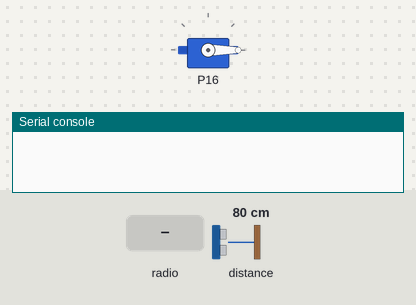
The program below on a simulated BBC micro:bit (MakeCode). Parts: servo, the last lines printed to the serial console. The test bench sets the inputs (shaded band); at power-on: distance to the obstacle 80 cm. No radio messages arrive unless stated (any console line starting 'radio sent:' is added by the test bench).

Above: at 1.2 s.
1.3 s: radio message "snimaj" arrives
At 1.49 s:
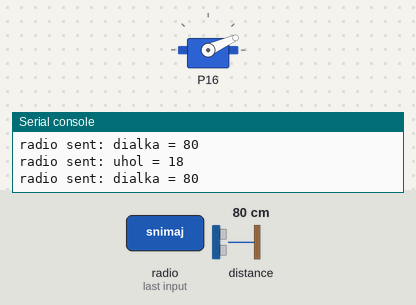
At 3.0 s:
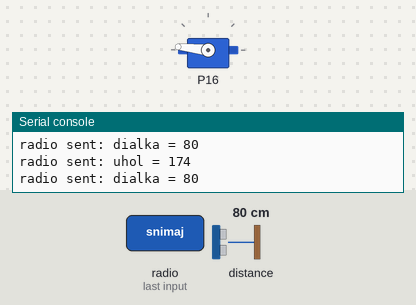
Timing chart, 0 to 4.7 s (numbered marks = the images above; inputs shaded):
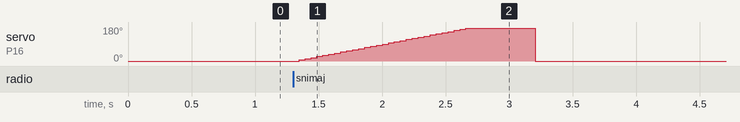

Measured:
- after the input at 1.3 s, servo on P16: rises from 0° to 174° in 1.3 s, then falls to 0° in 0.55 s

The program:

main.ts
```typescript
radio.onReceivedString(function (receivedString) {
    if (receivedString == "snimaj") {
        for (let index = 0; index < pocet_merani; index++) {
            pins.servoWritePin(AnalogPin.P16, uhol)
            basic.pause(20)
            radio.sendValue("uhol", uhol)
            basic.pause(20)
            radio.sendValue("dialka", sonar.ping(
            DigitalPin.P14,
            DigitalPin.P15,
            PingUnit.Centimeters
            ))
            uhol += 180 / pocet_merani
        }
        basic.pause(500)
        uhol = 0
        pins.servoWritePin(AnalogPin.P16, uhol)
    }
})
let pocet_merani = 0
let uhol = 0
radio.setGroup(1)
uhol = 0
pins.servoWritePin(AnalogPin.P16, uhol)
let dialka = 0
pocet_merani = 30
```

test.ts
```typescript
// sem patria testy; keď sa tento balík použije ako rozšírenie, nebudú sa kompilovať.
```
